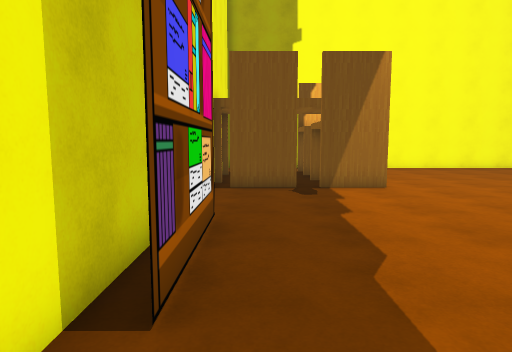
[1] (above)

23 first-person views from a walk through a 3-D level made in the Unity game engine. The camera is 1.5 m above the floor, tilts 6° down and sees 75° across. The floor is counted in squares, 1 m on a side. Each view is taken from the middle of a square. On the plan, view 1 faces up. The plan holds only what a view shows up to about 15 squares ahead; the rest is blank. Some surface patterns are stand-ins.

[2]
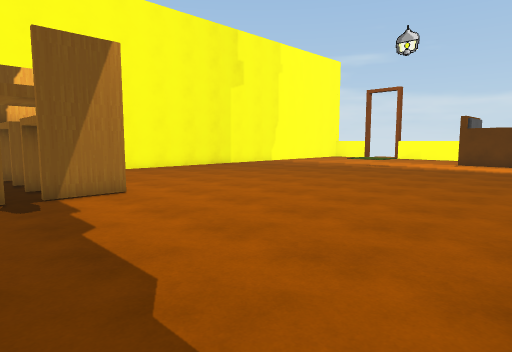

[3]
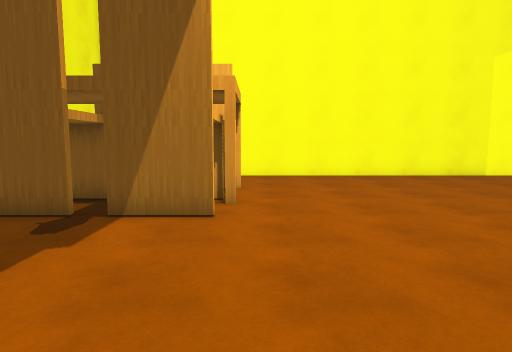

[4]
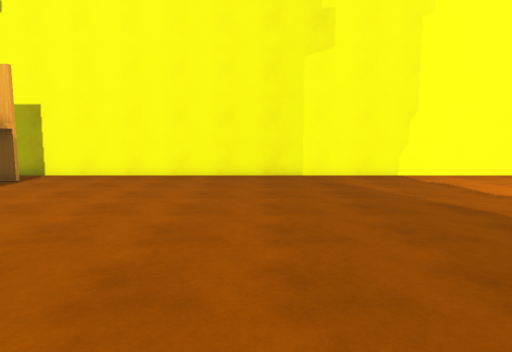

[5]
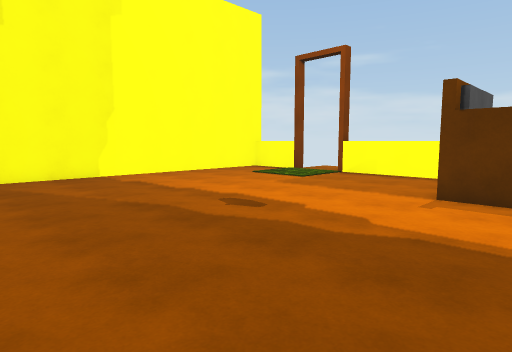

[6]
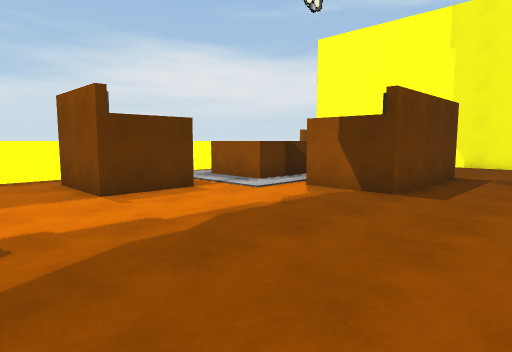

[7]
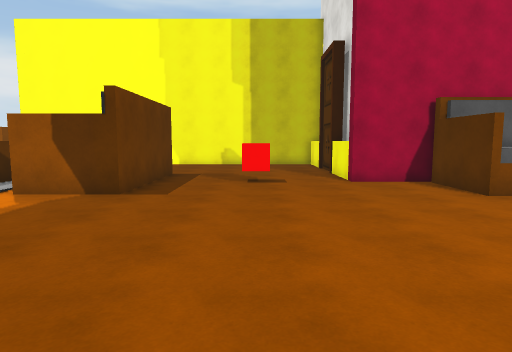

[8]
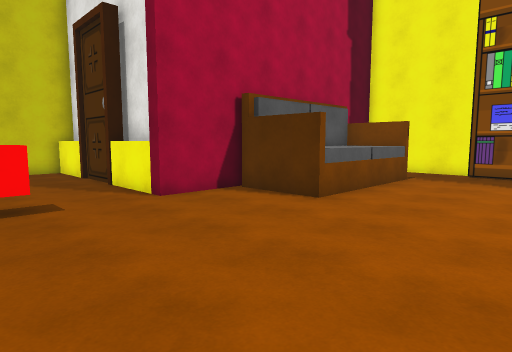

[9]
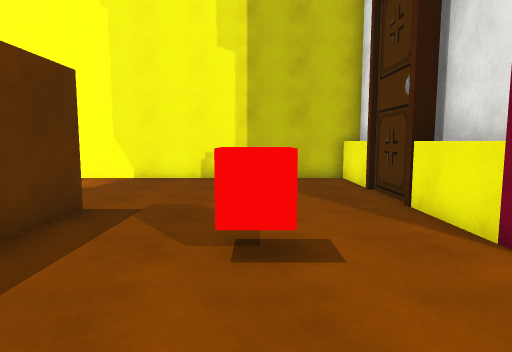

[10]
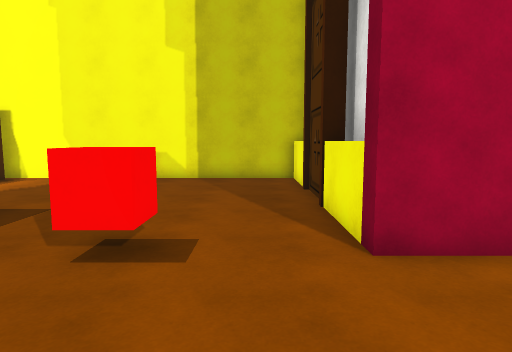

[11]
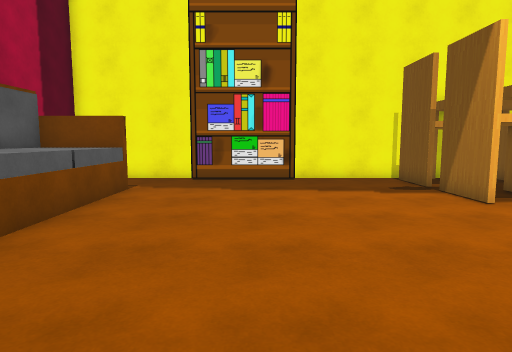

[12]
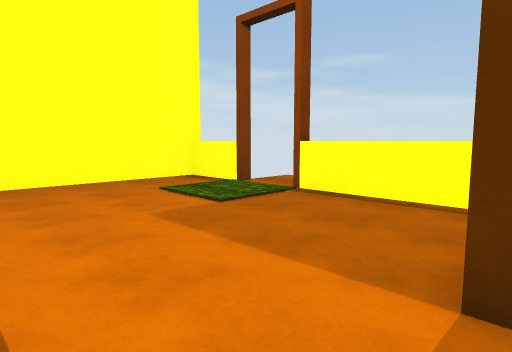

[13]
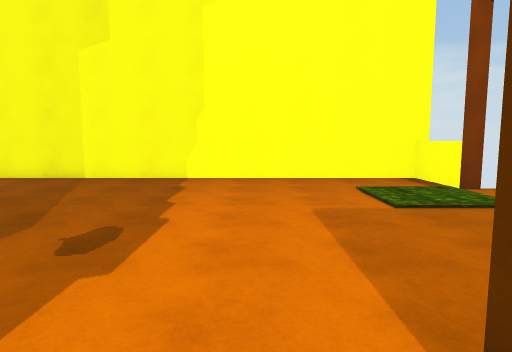

[14]
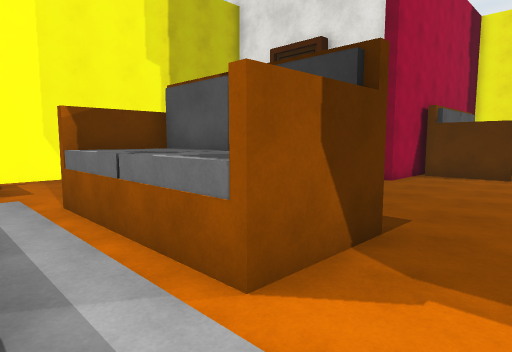

[15]
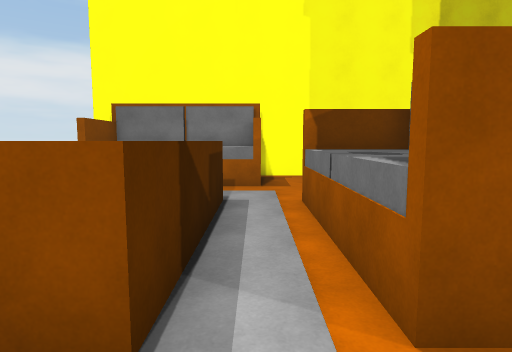

[16]
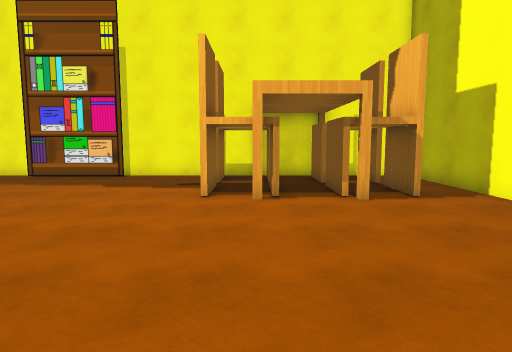

[17]
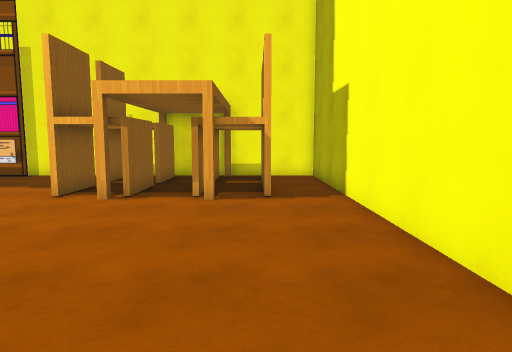

[18]
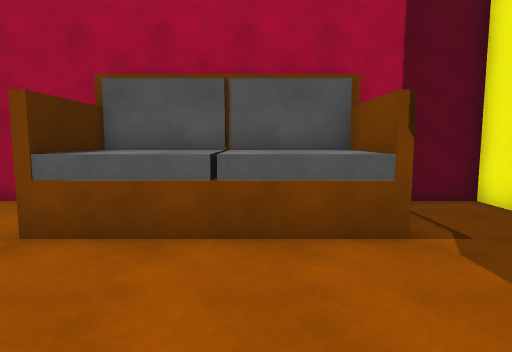

[19]
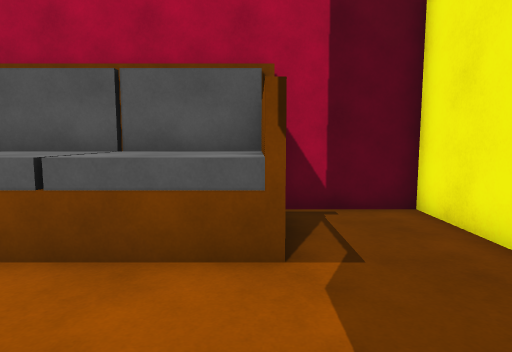

[20]
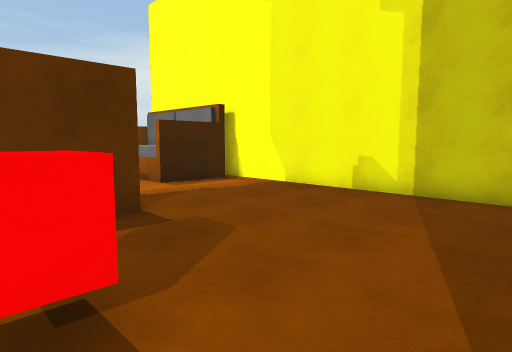

[21]
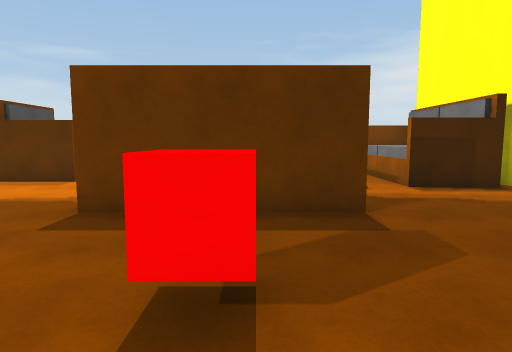

[22]
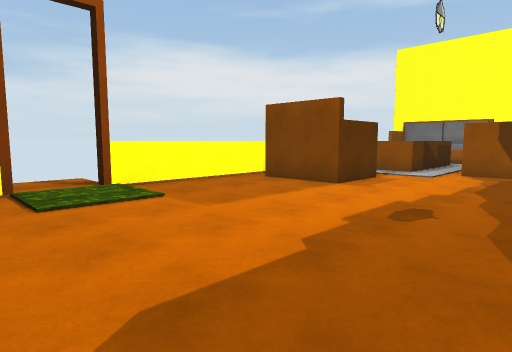

[23]
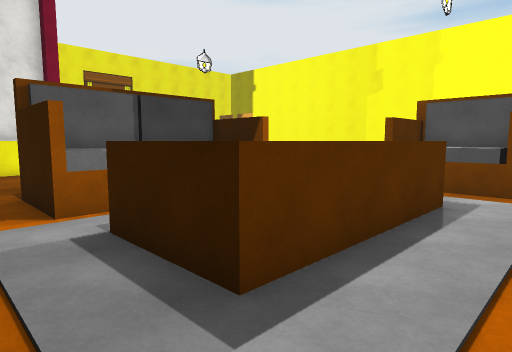

### Floor plan
Key: @ floor where view 1 was taken; # wall or solid block; . floor; ^ raised ledge; C chair; R red cube; O other object.
Columns run from 2 left of view 1 to 31 right of it. Each row starts with its distance up from view 1.
 19 ################################
 18 #..............................^
 17 #..............................^
 16 #OOOOOO........................^
 15 #O....O...........................
 14 #OOOOOO...........................
 13 #.................................
 12 #OOOOOO........................^
 11 #OOOOOO........................^
 10 # .............................^
  9 #..............................^
  8 #..............................^
  7 #.........................CCC..^
  6 ##.......................CCCCC.^
  5 ##.......................C CC
  4 ##.......................C CCC
  3 ##............................
  2 #.............................
  1 #...OOOOOOO.........OOO..OOOO.
  0 #.@.OOOOOOO.........OOOO.O  O.
 -1 #...OOOOOOO.........O OO.O  O.
 -2 #############...R...OOOO.O  O.
 -3             #...R...OOOO.O  O..
 -4             #.......OOOO.O  O..
 -5             #.......#OOO.OOOO.
 -6             #................
 -7             #...............  .
 -8             #...........OOOOO O
 -9             #...........OO    O
-10             #...........OOOOOOO
-11             #...........#  #  O
-12             ##############

Positions as (right, up) in squares from view 1, and headings:
1: (0, 0), facing up
2: (0, 1), facing up-right
3: (5, 4), facing up
4: (13, 4), facing up
5: (14, 4), facing up-right
6: (14, 10), facing down-right
7: (14, 10), facing down
8: (15, 6), facing down-left
9: (14, 2), facing down
10: (12, 2), facing down
11: (12, 5), facing left
12: (20, 6), facing up-right
13: (22, 5), facing up
14: (23, 3), facing down-left
15: (22, 3), facing down
16: (13, 12), facing left
17: (13, 16), facing left
18: (4, 6), facing down
19: (2, 5), facing down
20: (11, -2), facing down-right
21: (11, -3), facing right
22: (17, 17), facing down-right
23: (28, -7), facing up-left
